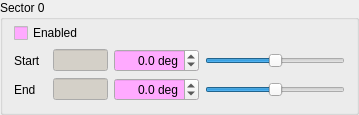
           <widget class="QGroupBox" name="groupSector0">
            <property name="palette">
             <palette>
              <active>
               <colorrole role="Base">
                <brush brushstyle="SolidPattern">
                 <color alpha="255">
                  <red>255</red>
                  <green>170</green>
                  <blue>255</blue>
                 </color>
                </brush>
               </colorrole>
              </active>
              <inactive>
               <colorrole role="Base">
                <brush brushstyle="SolidPattern">
                 <color alpha="255">
                  <red>255</red>
                  <green>170</green>
                  <blue>255</blue>
                 </color>
                </brush>
               </colorrole>
              </inactive>
              <disabled>
               <colorrole role="Base">
                <brush brushstyle="SolidPattern">
                 <color alpha="255">
                  <red>212</red>
                  <green>208</green>
                  <blue>200</blue>
                 </color>
                </brush>
               </colorrole>
              </disabled>
             </palette>
            </property>
            <property name="title">
             <string>Sector 0</string>
            </property>
            <layout class="QGridLayout" name="layoutGuard1Setup">
             <property name="topMargin">
              <number>3</number>
             </property>
             <property name="verticalSpacing">
              <number>6</number>
             </property>
             <item row="4" column="4">
              <widget class="QDoubleSpinBox" name="spinSector0End">
               <property name="minimumSize">
                <size>
                 <width>85</width>
                 <height>0</height>
                </size>
               </property>
               <property name="alignment">
                <set>Qt::AlignRight|Qt::AlignTrailing|Qt::AlignVCenter</set>
               </property>
               <property name="suffix">
                <string> deg</string>
               </property>
               <property name="decimals">
                <number>1</number>
               </property>
               <property name="minimum">
                <double>-360.000000000000000</double>
               </property>
               <property name="maximum">
                <double>360.000000000000000</double>
               </property>
               <property name="singleStep">
                <double>0.100000000000000</double>
               </property>
              </widget>
             </item>
             <item row="4" column="5">
              <widget class="QSlider" name="sliderSector0End">
               <property name="minimum">
                <number>-360</number>
               </property>
               <property name="maximum">
                <number>360</number>
               </property>
               <property name="orientation">
                <enum>Qt::Horizontal</enum>
               </property>
              </widget>
             </item>
             <item row="1" column="1">
              <widget class="QLabel" name="labelSector0Start">
               <property name="text">
                <string>Start</string>
               </property>
              </widget>
             </item>
             <item row="1" column="3">
              <widget class="QLineEdit" name="editSector0Start">
               <property name="enabled">
                <bool>false</bool>
               </property>
               <property name="sizePolicy">
                <sizepolicy hsizetype="MinimumExpanding" vsizetype="Fixed">
                 <horstretch>0</horstretch>
                 <verstretch>0</verstretch>
                </sizepolicy>
               </property>
               <property name="minimumSize">
                <size>
                 <width>0</width>
                 <height>20</height>
                </size>
               </property>
               <property name="maximumSize">
                <size>
                 <width>55</width>
                 <height>16777215</height>
                </size>
               </property>
               <property name="alignment">
                <set>Qt::AlignRight|Qt::AlignTrailing|Qt::AlignVCenter</set>
               </property>
               <property name="readOnly">
                <bool>true</bool>
               </property>
              </widget>
             </item>
             <item row="1" column="4">
              <widget class="QDoubleSpinBox" name="spinSector0Start">
               <property name="minimumSize">
                <size>
                 <width>85</width>
                 <height>0</height>
                </size>
               </property>
               <property name="alignment">
                <set>Qt::AlignRight|Qt::AlignTrailing|Qt::AlignVCenter</set>
               </property>
               <property name="suffix">
                <string> deg</string>
               </property>
               <property name="decimals">
                <number>1</number>
               </property>
               <property name="minimum">
                <double>-360.000000000000000</double>
               </property>
               <property name="maximum">
                <double>360.000000000000000</double>
               </property>
               <property name="singleStep">
                <double>0.100000000000000</double>
               </property>
              </widget>
             </item>
             <item row="1" column="5">
              <widget class="QSlider" name="sliderSector0Start">
               <property name="minimumSize">
                <size>
                 <width>140</width>
                 <height>0</height>
                </size>
               </property>
               <property name="minimum">
                <number>-360</number>
               </property>
               <property name="maximum">
                <number>360</number>
               </property>
               <property name="orientation">
                <enum>Qt::Horizontal</enum>
               </property>
              </widget>
             </item>
             <item row="4" column="1">
              <widget class="QLabel" name="labelSector0End">
               <property name="text">
                <string>End</string>
               </property>
              </widget>
             </item>
             <item row="4" column="3">
              <widget class="QLineEdit" name="editSector0End">
               <property name="enabled">
                <bool>false</bool>
               </property>
               <property name="sizePolicy">
                <sizepolicy hsizetype="MinimumExpanding" vsizetype="Fixed">
                 <horstretch>0</horstretch>
                 <verstretch>0</verstretch>
                </sizepolicy>
               </property>
               <property name="minimumSize">
                <size>
                 <width>0</width>
                 <height>20</height>
                </size>
               </property>
               <property name="maximumSize">
                <size>
                 <width>55</width>
                 <height>16777215</height>
                </size>
               </property>
               <property name="alignment">
                <set>Qt::AlignRight|Qt::AlignTrailing|Qt::AlignVCenter</set>
               </property>
               <property name="readOnly">
                <bool>true</bool>
               </property>
              </widget>
             </item>
             <item row="0" column="1" colspan="3">
              <widget class="QCheckBox" name="checkSector0Enabled">
               <property name="text">
                <string>Enabled</string>
               </property>
              </widget>
             </item>
            </layout>
           </widget>
